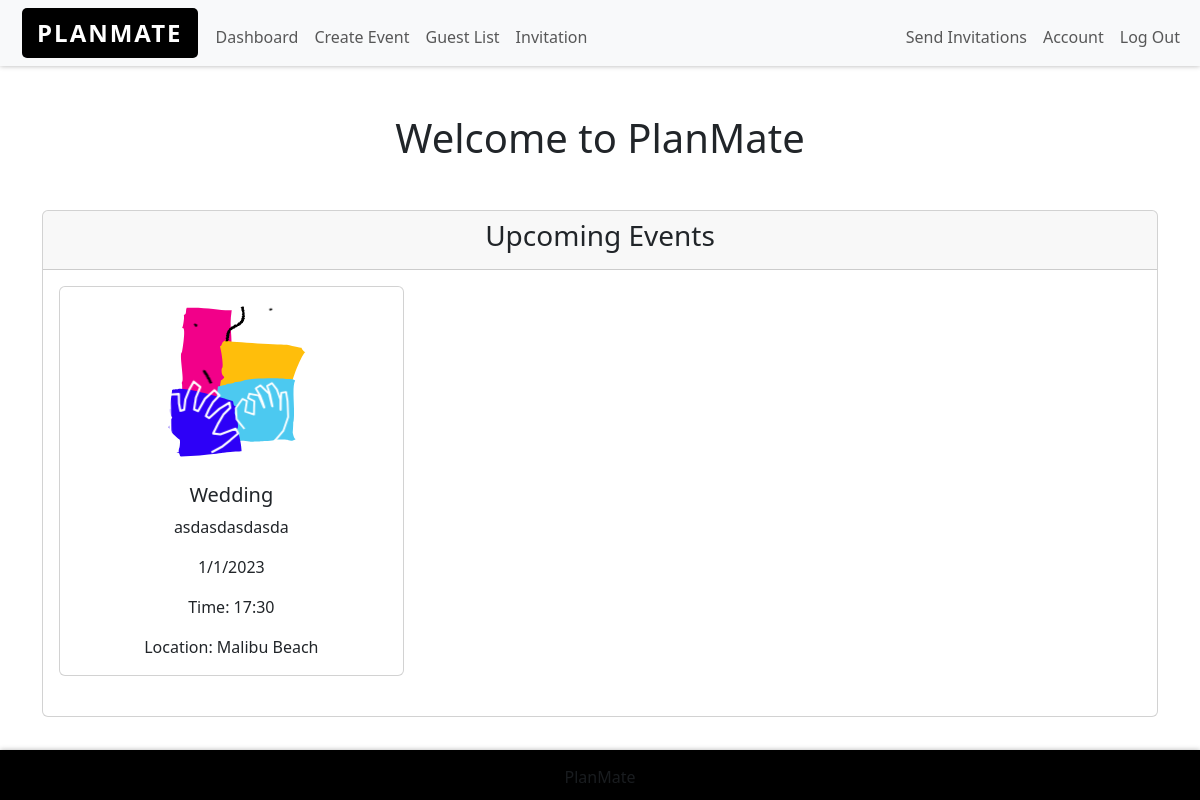
/ (signed in), run on the app's committed database.
### models.py (models this page shows, shortened)
class Event(Base):
    __tablename__ = 'events'
    event_id = Column("event_id", Integer, primary_key=True, autoincrement=True)
    event_name = Column("event_name", String(50), nullable=False)
    event_description = Column("event_description", String(100), nullable=False)
    event_date = Column("event_date", DateTime, nullable=False)
    event_time = Column("event_time", Time, nullable=False)
    event_location = Column("event_location", String(50), nullable=False)
    event_organizer = Column("event_organizer", String(50), nullable=False)
    event_organizer_email = Column("event_organizer_email", String(50), nullable=False)
    event_organizer_phone = Column("event_organizer_phone", String(50), nullable=False)
    event_organizer_website = Column("event_organizer_website", String(50), nullable=False)
    event_image = Column("event_image", String(255), nullable=False)
    created_at = Column("created_at", DateTime, nullable=False, default=datetime.now())
    updated_at = Column("updated_at", DateTime, nullable=False, default=datetime.now(), onupdate=datetime.now())
    event_creator_id = Column(Integer, ForeignKey('users.user_id'))

### app.py (the view)
@app.route('/', methods=['GET', 'POST'])
def index():
    if request.method == 'GET':
        print("Current user_id in session:", session.get('user_id'))  # Add this line
        logged_in = is_logged_in()
        if session.get('user_id') is None:
            return render_template('landingpage.html', logged_in=logged_in)
        else:
            user = db_session.query(User).filter_by(user_id=session['user_id']).first()
            if user is None:
                return render_template('landingpage.html', logged_in=logged_in)
            email_verified = user.verified
            if email_verified:
                events = db_session.query(Event).filter_by(event_creator_id=session['user_id']).all()
                return render_template('home.html', events=events, logged_in=logged_in)
            else:
                return redirect('/verify_email')

### app.py (called while the page is built)
@app.context_processor
def context_processor():
    return dict(csrf_token=generate_csrf())

### helpers.py (called while the page is built)
def is_logged_in():
    user_id = session.get('user_id')
    if user_id is None:
        return False
    user = db_session.query(User).filter_by(user_id=user_id).first()
    return user is not None

### templates/home.html (shortened to what this page needs)
{% extends "layout.html" %}
{% block main %}
    <div class="container">
        <div class="row">
            <div class="col-md-12">
                <h1 class="text-center mb-5">Welcome to PlanMate</h1>
                <div class="card">
                    <div class="card-header">
                        <h3>Upcoming Events</h3>
                    </div>
                    <div class="card-body">
                        <div id="eventsList">
                            {% include 'events_list.html' %}
                        </div>
                    </div>
                </div>
            </div>
        </div>
    </div>
{% endblock %}

### templates/events_list.html (shortened to what this page needs)
<div class="row">
    {% if events %}
        {% for event in events %}
            <div class="col-md-4">
                <div class="card mb-4">
                    <div class="card-body">
                        <h5 class="card-title">{{ event.event_name }}</h5>
                        <p class="card-text">{{ event.event_description }}</p>
                        <p class="card-text" id="event-date">Date: {{ event.event_date }}</p>
                        <p class="card-text" id="event-time">Time: {{ event.event_time }}</p>
                        <p class="card-text">Location: {{ event.event_location }}</p>
                    </div>
                </div>
            </div>
        {% endfor %}
    {% else %}
        <p class="col-12">
            No events found. Create an event via clicking the plus button to get started.
        </p>
    {% endif %}
</div>

### data on the page
Event: event_name "Wedding", event_description "asdasdasdasda", event_location "Malibu Beach"
